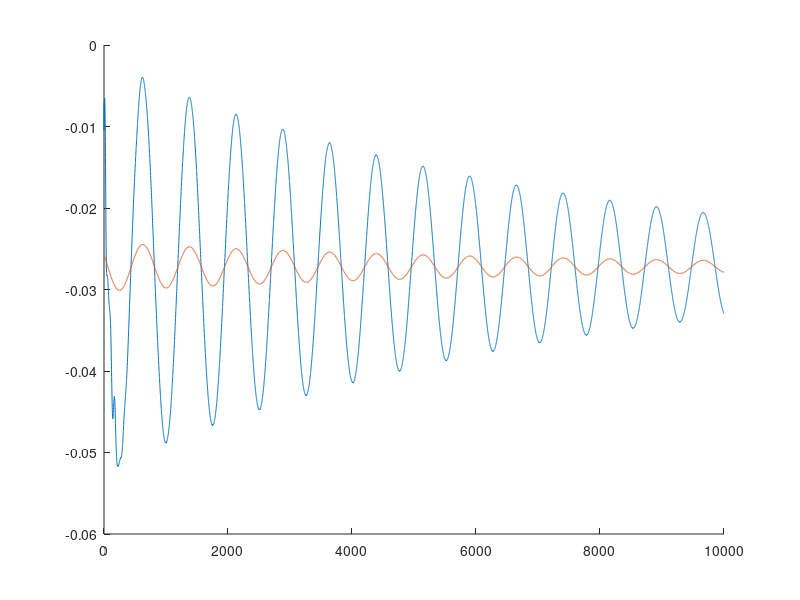
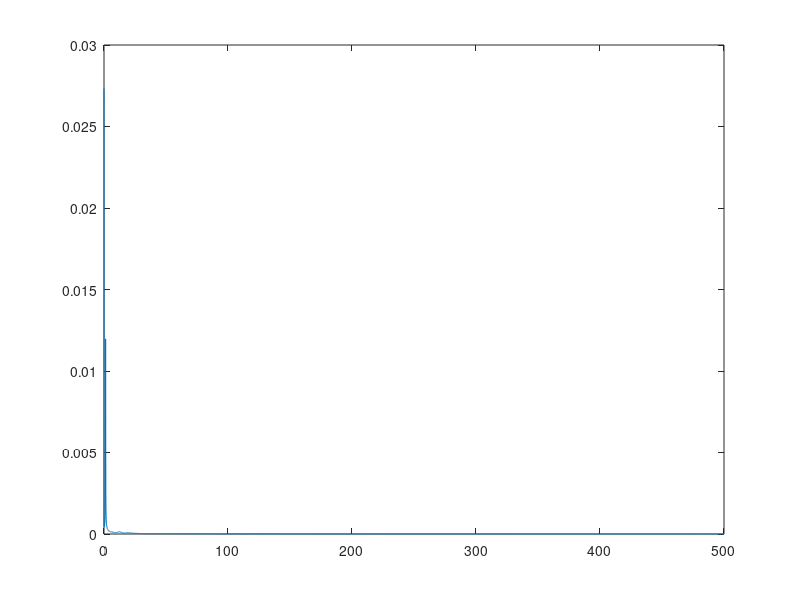

Write MATLAB code to recreate these figures, in order.
zmp_filterd = csvread("ZMP_filtered.csv");
zmp_unfiltered = csvread("ZMP_unfiltered.csv");

zmp = zmp_filterd(:,1);
com = zmp_filterd(:,2);

hold on;
plot(zmp);
plot(com);


fs = 1000;
Y = fft(zmp);
Y = abs(Y/size(zmp,1));
Y = Y(1:size(zmp,1)/2+1,:);
Y(2:end-1,:) = 2*Y(2:end-1,:);
f = fs*(0:(size(zmp,1)/2))/size(zmp,1);


figure();
plot(f,Y) 

% Y1 = fft(y);
% Y1 = abs(Y1/size(y,1));
% Y1 = Y1(1:size(y,1)/2+1,:);
% Y1(2:end-1,:) = 2*Y1(2:end-1,:);
% f = fs*(0:(size(y,1)/2))/size(y,1);
% 
% 
% figure();
% plot(f,Y(:,1))
% hold on;
% plot(f,Y1) 